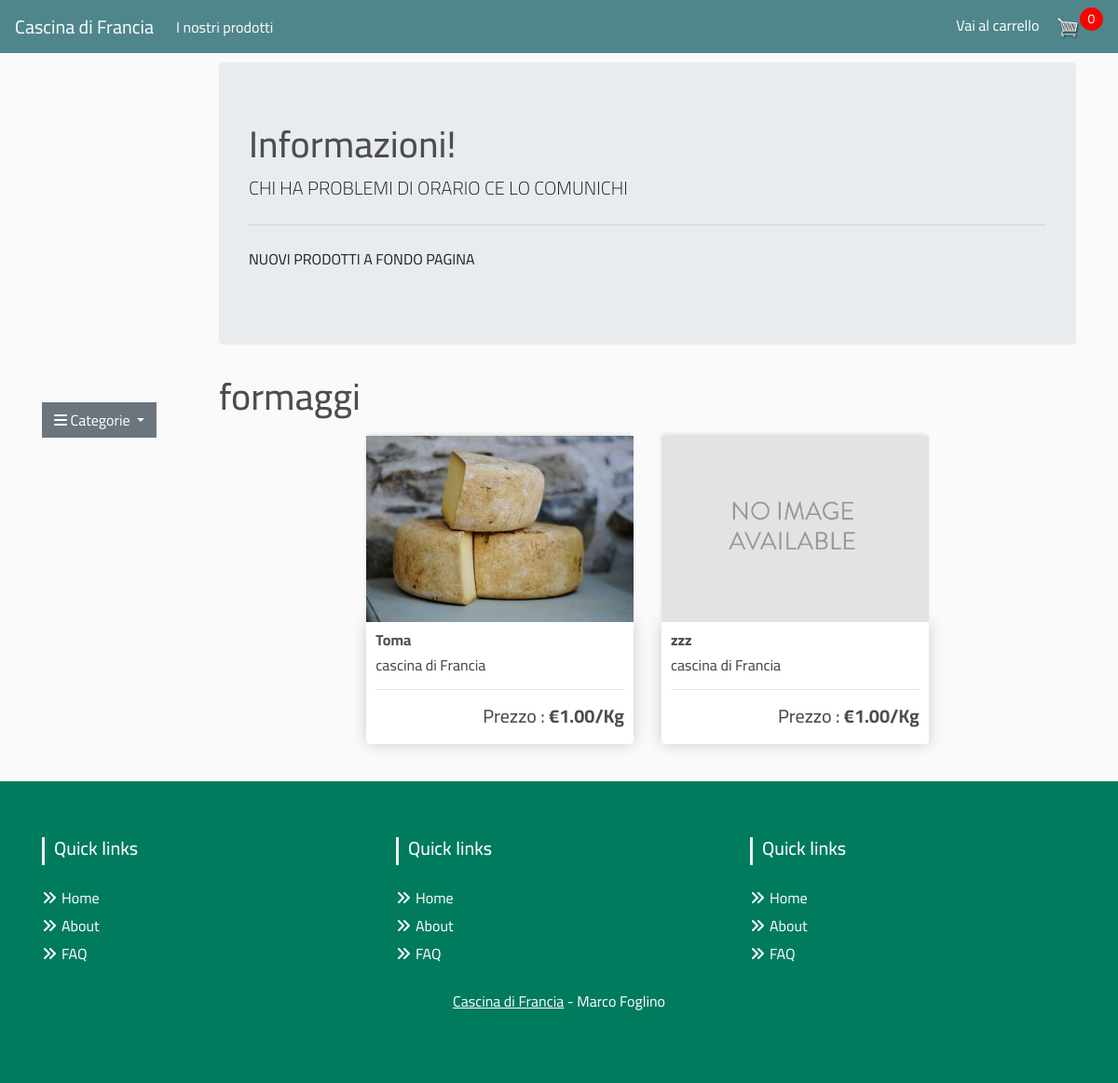
Screenshot of /formaggi/ with the database file from the repository.
### store/models.py (models this page shows, shortened)
class Parametri(models.Model):
	Chiave=models.CharField(max_length=30)
	Valore=models.CharField(max_length=300, null=True, blank=True)
	class Meta:
	   	verbose_name="Parametri"
	   	verbose_name_plural="Parametri"

class Categoria(models.Model):
	categoria = models.CharField(max_length=30, db_index=True)
	slug=models.SlugField(max_length=200, unique=True)
	class Meta:
		ordering=('categoria',)
		verbose_name="Categoria"
		verbose_name_plural="Categorie"
	def get_absolute_url(self):
		return reverse('store:product_list_by_category', args=[self.slug])

class Prodotti (models.Model):
	categoria=models.ForeignKey(Categoria,on_delete=models.CASCADE,related_name='prodotti')
	produttore=models.CharField(max_length=30)
	nome_prodotto=models.CharField(max_length=30, db_index=True)
	slug=models.SlugField(max_length=200, db_index=True)
	descrizione_prodotto=models.CharField(max_length=100)
	prezzo_quantità=models.DecimalField(max_digits=7, decimal_places=2)
	prezzo_pezzi=models.DecimalField(max_digits=7, decimal_places=2)
	informazioni=models.CharField(max_length=300, null=True, blank=True)
	immagine=models.ImageField(null=True, blank=True)
	flag_pezzi=models.BooleanField(default=False,null=True, blank=True)
	unità_quantità=models.DecimalField(max_digits=7, decimal_places=2)
	unità_misura=models.CharField(max_length=10)
	disponibile=models.BooleanField(default=True)
	class Meta:
		ordering=('nome_prodotto',)
		index_together=(('id','slug'),)
		verbose_name="Prodotti"
		verbose_name_plural="Prodotti"
	@property
	def imageURL(self):
		try:
			url = self.immagine.url
		except:
			url = ''
		return url
	def get_absolute_url(self):
		return reverse('store:product_detail', args=[self.id, self.slug])

### store/views.py (the view)
# urls.py: path('', views.product_list, name='product_list'),
def product_list(request,category_slug=None):
    category=None
    categories=Categoria.objects.all()
    products=Prodotti.objects.filter(disponibile=True)
    parametri=Parametri.objects.all()
    if category_slug:
        category=get_object_or_404(Categoria, slug=category_slug)
        products=products.filter(categoria=category)
    return render(request,
                'store/list.html',
                {'category':category,
                'categories':categories,
                'products':products,
                'parametri':parametri
                })

### cart/cart.py (called while the page is built)
    def __len__(self):
        b=0
        for item in self.cart.values():
            b=b+1
        return b

### cart/context_processors.py (called while the page is built)
def cart(request):
    return {'cart': Cart(request)}

### store/templates/store/list.html (shortened to what this page needs)
{% extends "store/base.html" %}
{% load static %}
{% block content %}
<div class="row">
  <div class="col-lg 2">
  </div>
  <div class="col-lg-10">
    <div class="jumbotron">
      {% for p in parametri %}
        {% if p.Chiave == "Testo1" %}
          {% if p.Valore %} <h1 class="display-5">{{ p.Valore }}</h1> {%endif%}
        {% endif %}
      {%endfor%}
      {% for p in parametri %}
        {% if p.Chiave == "Testo2" %}
          {% if p.Valore %} <p class="lead">{{ p.Valore }}</p> {%endif%}
        {% endif %}
      {%endfor%}
      <hr class="my-4">
      {% for p in parametri %}
        {% if p.Chiave == "Testo3" %}
          {% if p.Valore %} <p>{{ p.Valore }}</p> {%endif%}
        {% endif %}
      {%endfor%}
    </div>
  </div>
</div>
<div class="row justify-content-lg-left">
  <aside class="col-lg-2">
    <div id="sidebar">
      <div class="dropdown open">
        <button class="btn btn-secondary dropdown-toggle" type="button" id="dropdownMenu2" data-toggle="dropdown" aria-haspopup="true" aria-expanded="false">
          <i class="fa fa-bars"></i>
          Categorie
        </button>
      </div>
    </div>
  </aside>
  <div class="col-lg-10">
    <h1> {% if category %}{{ category.categoria }}{% else %}Tutti i Prodotti{% endif %}</h1>
    <div class="row justify-content-lg-center">
      {% for product in products%}
      <div class="col-lg-4">
       <a href="{{ product.get_absolute_url }}?next={{ request.path|urlencode }}">
          <img class="thumbnail" src="{% if product.immagine %}{% static product.imageURL %}{% else %}{% static "images/no_image.png" %}{% endif %}" alt="">
       </a>
        <div class="box-element product">
          <a href="{{ product.get_absolute_url }}">
            <h6><strong>{{product.nome_prodotto}}</strong></h6>
         </a>
          <h6>{{product.produttore}}</h6>
          <hr>
          <h5  class="text-right">
            Prezzo :
            <strong>€{{product.prezzo_quantità|floatformat:2}}/{{product.unità_misura}}</strong>
          </h5>
        </div>
      </div>
      {% endfor %}
    </div>
  </div>
</div>
{% endblock %}

### static/css/main.css (style rules this page uses)
body { background-color: hsl(0, 0%, 98%); font-family: Cairo; }
h1,h2,h3,h4,h5,h6 { color:hsl(0, 0%, 30%); }
.box-element { box-shadow:hsl(0, 0%, 80%) 0 0 16px; background-color: #fff; border-radius: 4px; padding: 10px; }
.thumbnail { width: 100%; height: 200px; -webkit-box-shadow: -1px -3px 5px -2px rgba(214,214,214,1); -moz-box-shadow: -1px -3px 5px -2px rgba(214,214,214,1); box-shadow: -1px -3px 5px -2px rgba(214,214,214,1); }
.product { border-radius: 0 0 4px 4px; }
.col-lg-4, .col-lg-6, .col-lg-8, .col-lg-12 { margin-top: 10px; }
.btn { border-radius: 0; }
aside { float: right; font-style: italic; }
#sidebar { padding:30px 20px 0 0; float:left; }

### rows the page displays
Parametri: Valore "Informazioni!"
Parametri: Valore "CHI HA PROBLEMI DI ORARIO CE LO COMUNICHI"
Parametri: Valore "NUOVI PRODOTTI A FONDO PAGINA"
Categoria: categoria "formaggi"
Prodotti: immagine (picture), nome_prodotto "Toma", produttore "cascina di Francia", prezzo_quantità "1.00", unità_misura "Kg"
Prodotti: nome_prodotto "zzz", produttore "cascina di Francia", prezzo_quantità "1.00", unità_misura "Kg"

### other values shown
{{ cart|length }} "0"
